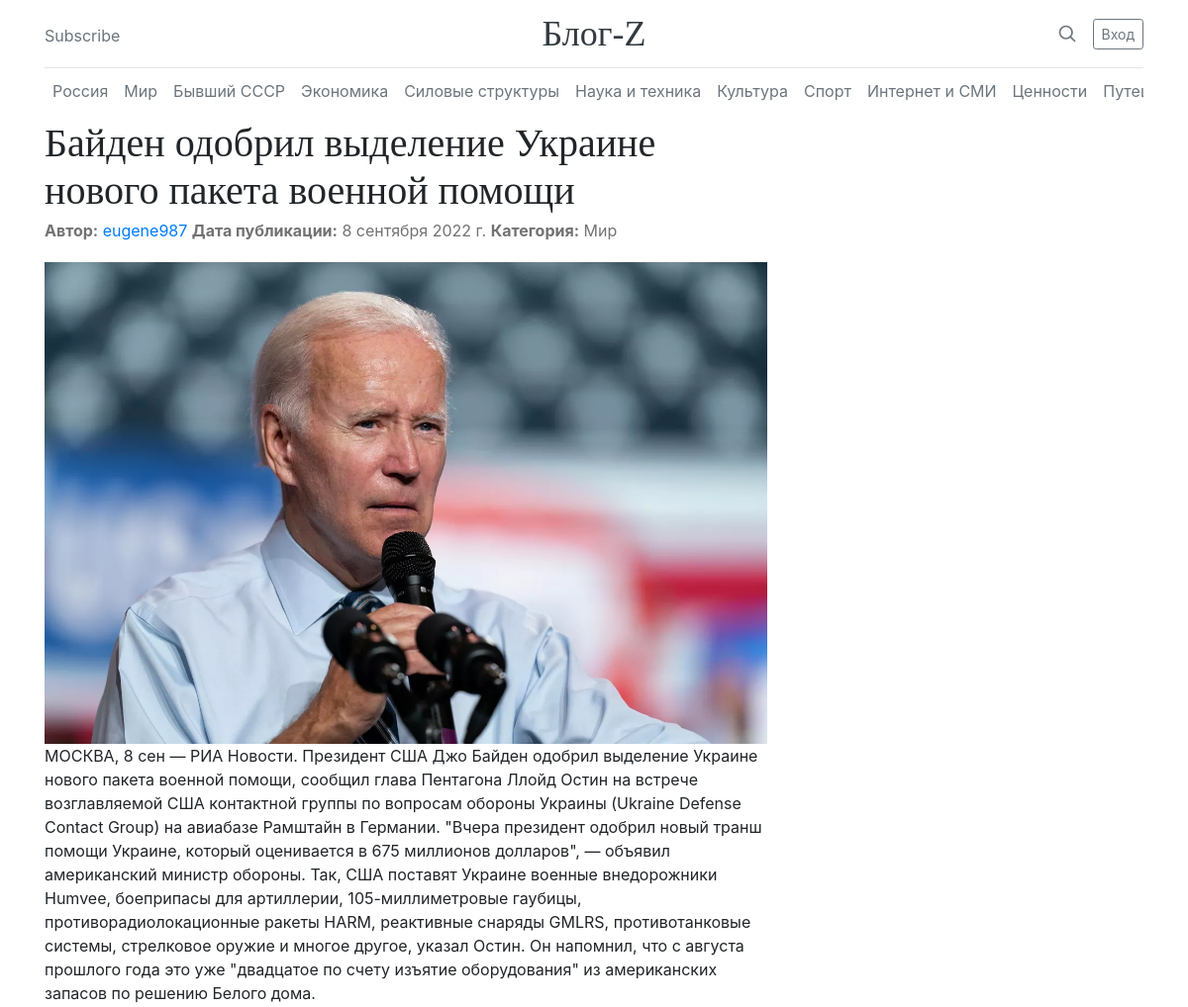
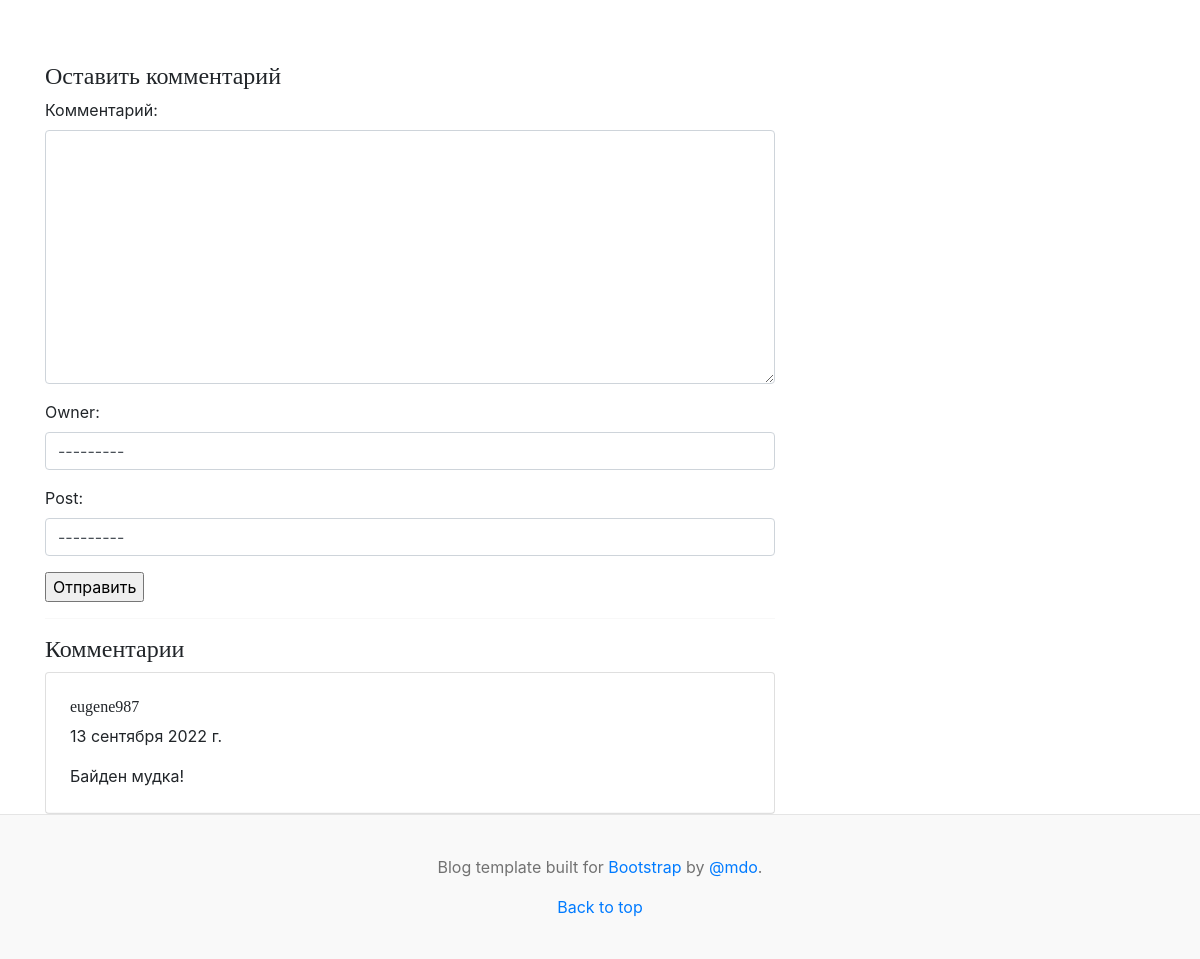
/posts/6, run on the app's committed database (2 pictures, top to bottom).
### blog/models.py (models this page shows, shortened)
class Post(models.Model):
    RUSSIA = '1'
    WORLD = '2'
    EX_USSR = '3'
    ECONOMY = '4'
    FORCE_STRUCTURES = '5'
    SCIENCE_AND_TECHNOLOGY = '6'
    CULTURE = '7'
    SPORT = '8'
    INTERNET_AND_MASS_MEDIA = '9'
    VALUES = '10'
    TRAVELS = '11'
    FROM_THE_LIFE = '12'
    CATEGORY = (
        (None, 'Выберите категорию'),
        (RUSSIA, 'Россия'),
        (WORLD, 'Мир'),
        (EX_USSR, 'Бывший СССР'),
        (ECONOMY, 'Экономика'),
        (FORCE_STRUCTURES, 'Силовые структуры'),
        (SCIENCE_AND_TECHNOLOGY, 'Наука и техника'),
        (CULTURE, 'Культура'),
        (SPORT, 'Спорт'),
        (INTERNET_AND_MASS_MEDIA, 'Интернет и СМИ'),
        (VALUES, 'Ценности'),
        (TRAVELS, 'Путешествия'),
        (FROM_THE_LIFE, 'Из жизни')
    )
    title = models.CharField(verbose_name='Название статьи', max_length=100)
    content = models.TextField(verbose_name='Содержание статьи')
    image = models.ImageField(
        verbose_name='Фото',
        upload_to='%Y/%m/%d/',
        blank=True
    )
    publication_date = models.DateTimeField(
        verbose_name='Дата публикации',
        default=timezone.now
    )
    owner = models.ForeignKey(User, on_delete=models.CASCADE, verbose_name='Автор')
    category = models.CharField(
        max_length=2,
        choices=CATEGORY
    )
    class Meta:
        ordering = ['-publication_date']
    def __str__(self):
        return self.title

class Comment(models.Model):
    content = models.TextField('Комментарий')
    publication_date = models.DateTimeField('Дата публикации', default=timezone.now)
    owner = models.ForeignKey(User, on_delete=models.CASCADE)
    post = models.ForeignKey(Post, on_delete=models.CASCADE)

### blog/views.py (the view, shortened to what this page needs)
# urls.py: path('posts/<int:pk>', PostView.as_view(), name='post_detail'),
class PostView(View):
    def get(self, request, *args, **kwargs):
        view = PostDetailView.as_view()
        return view(request, *args, **kwargs)

### blog/forms.py
class CommentForm(ModelForm):
    def __init__(self, *args, **kwargs):
        super().__init__(*args, **kwargs)
        for field in self.fields:
            self.fields[field].widget.attrs.update(
                {'class': 'form-control'}
            )
    class Meta:
        model = Comment
        fields = ['content', 'owner', 'post']

### blog/views.py (called while the page is built)
    def get(self, request, *args, **kwargs):
        self.object = self.get_object()
        context = self.get_context_data(object=self.object)
        context['form'] = CommentForm()
        return self.render_to_response(context)

### blog/templates/blog/post_detail.html
{% extends "blog/base.html" %}
{% block content %}
<div class="row g-5">
    <div class="col-md-8">
        <article class="blog-post">
            <h2 class="blog-post-title mb-1">{{ post.title }}</h2>
            <p class="blog-post-meta">
                <b>Автор:</b> <a href="{% url 'blog:profile' %}">{{ post.owner }}</a>
                <b>Дата публикации:</b> {{ post.publication_date | date }}
                <b>Категория:</b> {{ post.get_category_display }}
            </p>
            {% if post.image %}
                <img src="{{ post.image.url }}" class="img-fluid" alt="">
            {% endif %}
            <p>{{ post.content }}</p>
        </article>
        {% include 'blog/comment.html' %}
        <hr>
        {% include 'blog/comment_list.html' %}
    </div>
</div>
{% endblock content%}

### blog/templates/blog/comment_list.html
<h4>Комментарии</h4>
{% if post.comment_set %}
<div class="card">
{% for comment in post.comment_set.all %}
  <div class="card-body p-4">
    <h6>{{ comment.owner }}</h6>
    <p class="mb-3">{{ comment.publication_date | date }}</p>
    <p class="mb-0">{{ comment.content }}</p>
  </div>
<hr class="my-0">
{% endfor %}
</div>
{% endif %}

### blog/static/blog/blog.css (style rules this page uses)
h1, h2, h3, h4, h5, h6 { font-family: "Playfair Display", Georgia, "Times New Roman", serif; }
.blog-post { margin-bottom: 4rem; }
.blog-post-title { font-size: 2.5rem; }
.blog-post-meta { margin-bottom: 1.25rem; color: #727272; }

### data on the page
Post: title "Байден одобрил выделение Украине нового пакета военной помощи", owner "eugene987", publication_date "8 сентября 2022 г.", category "Мир", image (picture), content "МОСКВА, 8 сен — РИА Новости. Президент США Джо Байден одобрил выделение Украине нового пакета военной помощи, сообщил глава Пентагона Ллойд Остин на встрече возглавляемой США контактной группы по вопросам обороны Украины (Ukraine Defense Contact Group) на авиабазе Рамштайн в Германии. \"Вчера президент одобрил новый транш помощи Украине, который оценивается в 675 миллионов долларов\", — объявил американский министр обороны. Так, США поставят Украине военные внедорожники Humvee, боеприпасы для артиллерии, 105-миллиметровые гаубицы, противорадиолокационные ракеты HARM, реактивные снаряды GMLRS, противотанковые системы, стрелковое оружие и многое другое, указал Остин. Он напомнил, что с августа…"
Comment: owner "eugene987", publication_date "13 сентября 2022 г.", content "Байден мудка!"
